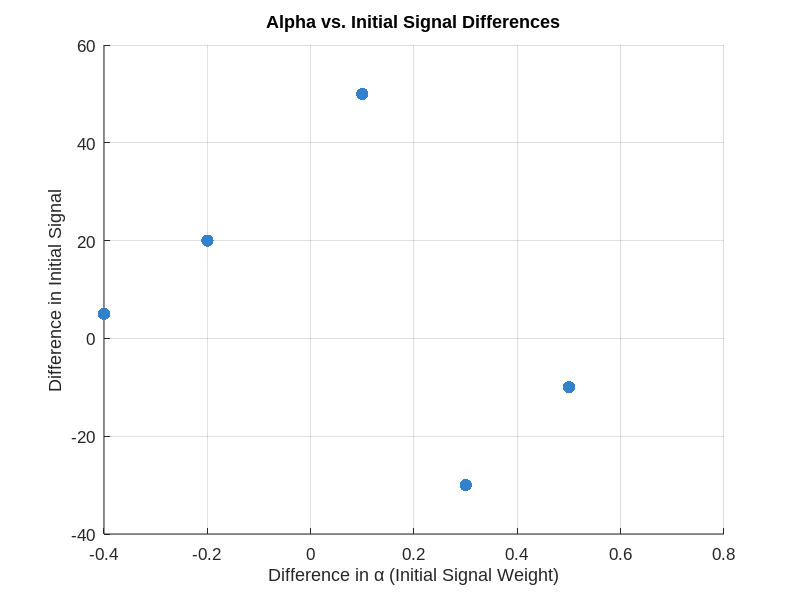

Recreate this plot in MATLAB.
% === Example Data (replace with your own vectors)
alpha_diff = [0.1, 0.3, -0.2, 0.5, -0.4];     % x-axis
signal_diff = [50, -30, 20, -10, 5];         % y-axis

% === Scatter Plot
figure('Color','w', 'Position', [300, 300, 700, 500]);
scatter(alpha_diff, signal_diff, 80, 'filled', 'MarkerFaceColor', [0.2 0.5 0.8])

% === Axes & Labels
xlabel('Difference in \alpha (Initial Signal Weight)', 'FontName', 'Arial', 'FontSize', 14)
ylabel('Difference in Initial Signal', 'FontName', 'Arial', 'FontSize', 14)
title('Alpha vs. Initial Signal Differences', 'FontName', 'Arial', 'FontSize', 16)

grid on
set(gca, 'FontName', 'Arial', 'FontSize', 12)
